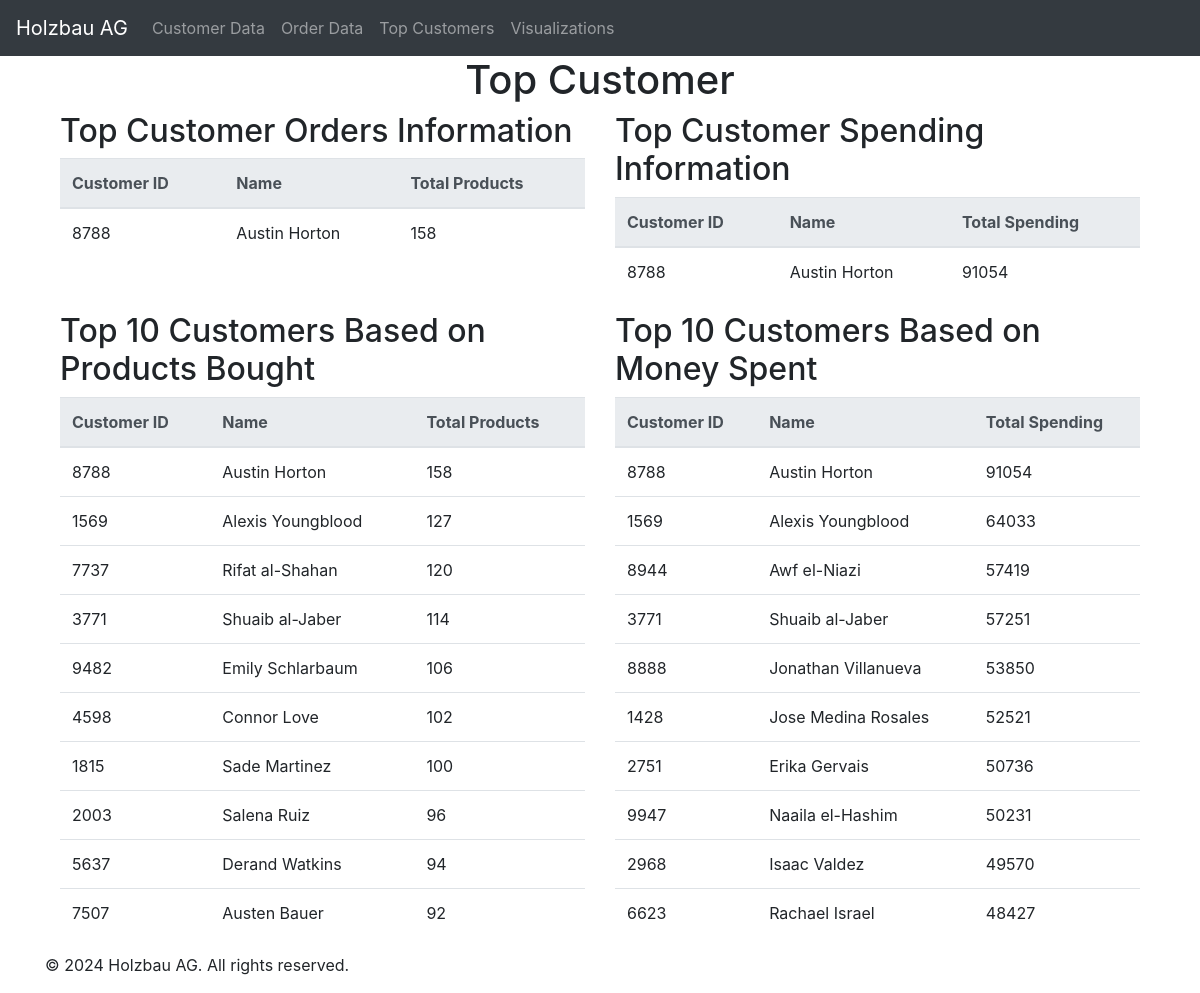
Page /Top_10/ on the committed database.
### models.py (models this page shows, shortened)
class Order(db.Model):
    __tablename__ = 'order_data'
    Order_ID = db.Column(db.Integer, primary_key=True)
    Date = db.Column(db.Date)
    Customer_ID = db.Column(db.Integer, db.ForeignKey('customer_data.Customer_ID'), nullable=False)
    Price = db.Column(db.Float)
    Chair = db.Column(db.Integer)
    Stool = db.Column(db.Integer)
    Table = db.Column(db.Integer)
    Cabinet = db.Column(db.Integer)
    Dresser = db.Column(db.Integer)
    Couch = db.Column(db.Integer)
    Bed = db.Column(db.Integer)
    Shelf = db.Column(db.Integer)

class Customer(db.Model):
    __tablename__ = 'customer_data'
    Customer_ID = db.Column(db.Integer, primary_key=True)
    Customer_First_Name = db.Column(db.String(50), nullable=False)
    Customer_Last_Name = db.Column(db.String(50), nullable=False)
    Age = db.Column(db.Integer)
    Country = db.Column(db.String(50))
    orders = db.relationship('Order', backref='customer', lazy=True)

### routes.py (the view)
@bp.route('/Top_10/', methods=['GET', 'POST'])
def top_customer():
    merged_data = db.session.query(Order, Customer).join(Customer, Order.Customer_ID == Customer.Customer_ID).all()
    merged_data_list = []
    for order, customer in merged_data:
        merged_data_list.append({
            'Customer_ID': customer.Customer_ID,
            'Customer_First_Name': customer.Customer_First_Name,
            'Customer_Last_Name': customer.Customer_Last_Name,
            'Age': customer.Age,
            'Country': customer.Country,
            'Price': order.Price,
            'Chair': order.Chair,
            'Stool': order.Stool,
            'Table': order.Table,
            'Cabinet': order.Cabinet,
            'Dresser': order.Dresser,
            'Couch': order.Couch,
            'Bed': order.Bed,
            'Shelf': order.Shelf
        })
    merged_df = pd.DataFrame(merged_data_list)
    merged_df['Total_Products'] = merged_df[['Chair', 'Stool', 'Table', 'Cabinet', 'Dresser', 'Couch', 'Bed', 'Shelf']].sum(axis=1)
    top_10_products = merged_df.groupby('Customer_ID')['Total_Products'].sum().nlargest(10).reset_index(name='Total_Products')
    top_10_money = merged_df.groupby('Customer_ID')['Price'].sum().nlargest(10).reset_index(name='Total_Spending')
    most_orders_customer_id = merged_df.groupby('Customer_ID')['Total_Products'].sum().idxmax()
    most_spending_customer_id = merged_df.groupby('Customer_ID')['Price'].sum().idxmax()
    top_customer_orders_info = merged_df[merged_df['Customer_ID'] == most_orders_customer_id].copy()
    top_customer_orders_info['Total_Products'] = merged_df[merged_df['Customer_ID'] == most_orders_customer_id]['Total_Products'].sum()
    top_customer_spending_info = merged_df[merged_df['Customer_ID'] == most_spending_customer_id].copy()
    top_customer_spending_info['Total_Spending'] = merged_df[merged_df['Customer_ID'] == most_spending_customer_id]['Price'].sum()
    customers_query_result = Customer.query.with_entities(Customer.Customer_ID, Customer.Customer_First_Name, Customer.Customer_Last_Name, Customer.Age, Customer.Country).all()
    customers_df = pd.DataFrame(customers_query_result, columns=['Customer_ID', 'Customer_First_Name', 'Customer_Last_Name', 'Age', 'Country'])
    top_10_customers_products = pd.merge(top_10_products, customers_df, on='Customer_ID').sort_values(by='Total_Products', ascending=False)
    top_customer_orders_info = merged_df[merged_df['Customer_ID'] == most_orders_customer_id].copy()
    top_customer_total_products = top_customer_orders_info['Total_Products'].sum()
    top_customer_orders_info = top_customer_orders_info.iloc[[0]].copy()
    top_customer_orders_info['Total_Products'] = top_customer_total_products
    top_10_customers_money = pd.merge(top_10_money, customers_df, on='Customer_ID').sort_values(by='Total_Spending', ascending=False)
    top_customer_spending_info = merged_df[merged_df['Customer_ID'] == most_spending_customer_id].copy()
    top_customer_total_spending = top_customer_spending_info['Price'].sum()
    top_customer_spending_info = top_customer_spending_info.iloc[[0]].copy()
    top_customer_spending_info['Total_Spending'] = top_customer_total_spending
    return render_template('Top_10.html',
                           title='Top Customer',
                           top_customer_orders_info=top_customer_orders_info.to_dict(orient='records'),
                           top_customer_spending_info=top_customer_spending_info.to_dict(orient='records'),
                           top_10_customers_products=top_10_customers_products.to_dict(orient='records'),
                           top_10_customers_money=top_10_customers_money.to_dict(orient='records'))

### templates/Top_10.html (shortened to what this page needs)
{% extends "base.html" %}
{% block content %}
    <div class="container">
        <div class="row">
            <div class="col-md-12">
                <h1 class="d-flex justify-content-center align-items-center">{{ title }}</h1>
            </div>
        </div>
        <div class="row">
            <div class="col-md-6">
                <h2>Top Customer Orders Information</h2>
                <table class="table table-hover">
                    <thead class="thead-light">
                        <tr>
                            <th>Customer ID</th>
                            <th>Name</th>
                            <th>Total Products</th>
                        </tr>
                    </thead>
                    <tbody>
                        {% for customer in top_customer_orders_info %}
                        <tr>
                            <td>{{ customer.Customer_ID }}</td>
                            <td>{{ customer.Customer_First_Name }} {{ customer.Customer_Last_Name }}</td>
                            <td>{{ customer.Total_Products }}</td>
                        </tr>
                        {% endfor %}
                    </tbody>
                </table>
            </div>
            <div class="col-md-6">
                <h2>Top Customer Spending Information</h2>
                <table class="table table-hover">
                    <thead class="thead-light">
                        <tr>
                            <th>Customer ID</th>
                            <th>Name</th>
                            <th>Total Spending</th>
                        </tr>
                    </thead>
                    <tbody>
                        {% for customer in top_customer_spending_info %}
                        <tr>
                            <td>{{ customer.Customer_ID }}</td>
                            <td>{{ customer.Customer_First_Name }} {{ customer.Customer_Last_Name }}</td>
                            <td>{{ customer.Total_Spending }}</td>
                        </tr>
                        {% endfor %}
                    </tbody>
                </table>
            </div>
        </div>
        <div class="row">
            <div class="col-md-6">
                <h2>Top 10 Customers Based on Products Bought</h2>
                <table class="table table-hover">
                    <thead class="thead-light">
                        <tr>
                            <th>Customer ID</th>
                            <th>Name</th>
                            <th>Total Products</th>
                        </tr>
                    </thead>
                    <tbody>
                        {% for customer in top_10_customers_products %}
                        <tr>
                            <td>{{ customer.Customer_ID }}</td>
                            <td>{{ customer.Customer_First_Name }} {{ customer.Customer_Last_Name }}</td>
                            <td>{{ customer.Total_Products }}</td>
                        </tr>
                        {% endfor %}
                    </tbody>
                </table>
            </div>
            <div class="col-md-6">
                <h2>Top 10 Customers Based on Money Spent</h2>
                <table class="table table-hover">
                    <thead class="thead-light">
                        <tr>
                            <th>Customer ID</th>
                            <th>Name</th>
                            <th>Total Spending</th>
                        </tr>
                    </thead>
                    <tbody>
                        {% for customer in top_10_customers_money %}
                        <tr>
                            <td>{{ customer.Customer_ID }}</td>
                            <td>{{ customer.Customer_First_Name }} {{ customer.Customer_Last_Name }}</td>
                            <td>{{ customer.Total_Spending }}</td>
                        </tr>
                        {% endfor %}
                    </tbody>
                </table>
            </div>
        </div>
    </div>
    <footer>
        <p>&copy; 2024 Holzbau AG. All rights reserved.</p>
    </footer>
{% endblock %}

### templates/base.html (shortened to what this page needs)
<!DOCTYPE html>
<html lang="en">
<head>
    <link rel="stylesheet" href="https://stackpath.bootstrapcdn.com/bootstrap/4.5.2/css/bootstrap.min.css">
</head>
<body>
    <header>
        {% include 'navbar.html' %}
    </header>
    <main class="container">
        {% block content %}
        {% endblock %}
    </main>
</body>
</html>

### templates/navbar.html (shortened to what this page needs)
<nav class="navbar navbar-expand-lg navbar-dark bg-dark">
    <a class="navbar-brand" href="/">Holzbau AG</a>
    <div class="collapse navbar-collapse" id="navbarNav">
        <ul class="navbar-nav">
            <li class="nav-item">
                <a class="nav-link" href="/customer_data">Customer Data</a>
            </li>
            <li class="nav-item">
                <a class="nav-link" href="/order_data">Order Data</a>
            </li>
            <li class="nav-item">
                <a class="nav-link" href="/Top_10">Top Customers</a>
            </li>
            <li class="nav-item">
                <a class="nav-link" href="/visualizations">Visualizations</a>
            </li>
        </ul>
    </div>
</nav>

### rows in the picture
Order: Customer_ID "8788", Customer_First_Name "Austin", Customer_Last_Name "Horton", Total_Products "158", Total_Spending "91054"
Customer: Customer_ID "8788", Customer_First_Name "Austin", Customer_Last_Name "Horton", Total_Products "158", Total_Spending "91054"
Customer: Customer_ID "1569", Customer_First_Name "Alexis", Customer_Last_Name "Youngblood", Total_Products "127", Total_Spending "64033"
Customer: Customer_ID "7737", Customer_First_Name "Rifat", Customer_Last_Name "al-Shahan", Total_Products "120"
Customer: Customer_ID "3771", Customer_First_Name "Shuaib", Customer_Last_Name "al-Jaber", Total_Products "114", Total_Spending "57251"
Customer: Customer_ID "9482", Customer_First_Name "Emily", Customer_Last_Name "Schlarbaum", Total_Products "106"
Customer: Customer_ID "4598", Customer_First_Name "Connor", Customer_Last_Name "Love", Total_Products "102"
Customer: Customer_ID "1815", Customer_First_Name "Sade", Customer_Last_Name "Martinez", Total_Products "100"
Customer: Customer_ID "2003", Customer_First_Name "Salena", Customer_Last_Name "Ruiz", Total_Products "96"
Customer: Customer_ID "5637", Customer_First_Name "Derand", Customer_Last_Name "Watkins", Total_Products "94"
Customer: Customer_ID "7507", Customer_First_Name "Austen", Customer_Last_Name "Bauer", Total_Products "92"
Customer: Customer_ID "8944", Customer_First_Name "Awf", Customer_Last_Name "el-Niazi", Total_Spending "57419"
Customer: Customer_ID "8888", Customer_First_Name "Jonathan", Customer_Last_Name "Villanueva", Total_Spending "53850"
Customer: Customer_ID "1428", Customer_First_Name "Jose", Customer_Last_Name "Medina Rosales", Total_Spending "52521"
Customer: Customer_ID "2751", Customer_First_Name "Erika", Customer_Last_Name "Gervais", Total_Spending "50736"
Customer: Customer_ID "9947", Customer_First_Name "Naaila", Customer_Last_Name "el-Hashim", Total_Spending "50231"
Customer: Customer_ID "2968", Customer_First_Name "Isaac", Customer_Last_Name "Valdez", Total_Spending "49570"
Customer: Customer_ID "6623", Customer_First_Name "Rachael", Customer_Last_Name "Israel", Total_Spending "48427"

### other values in the picture
{{ title }} "Top Customer"
